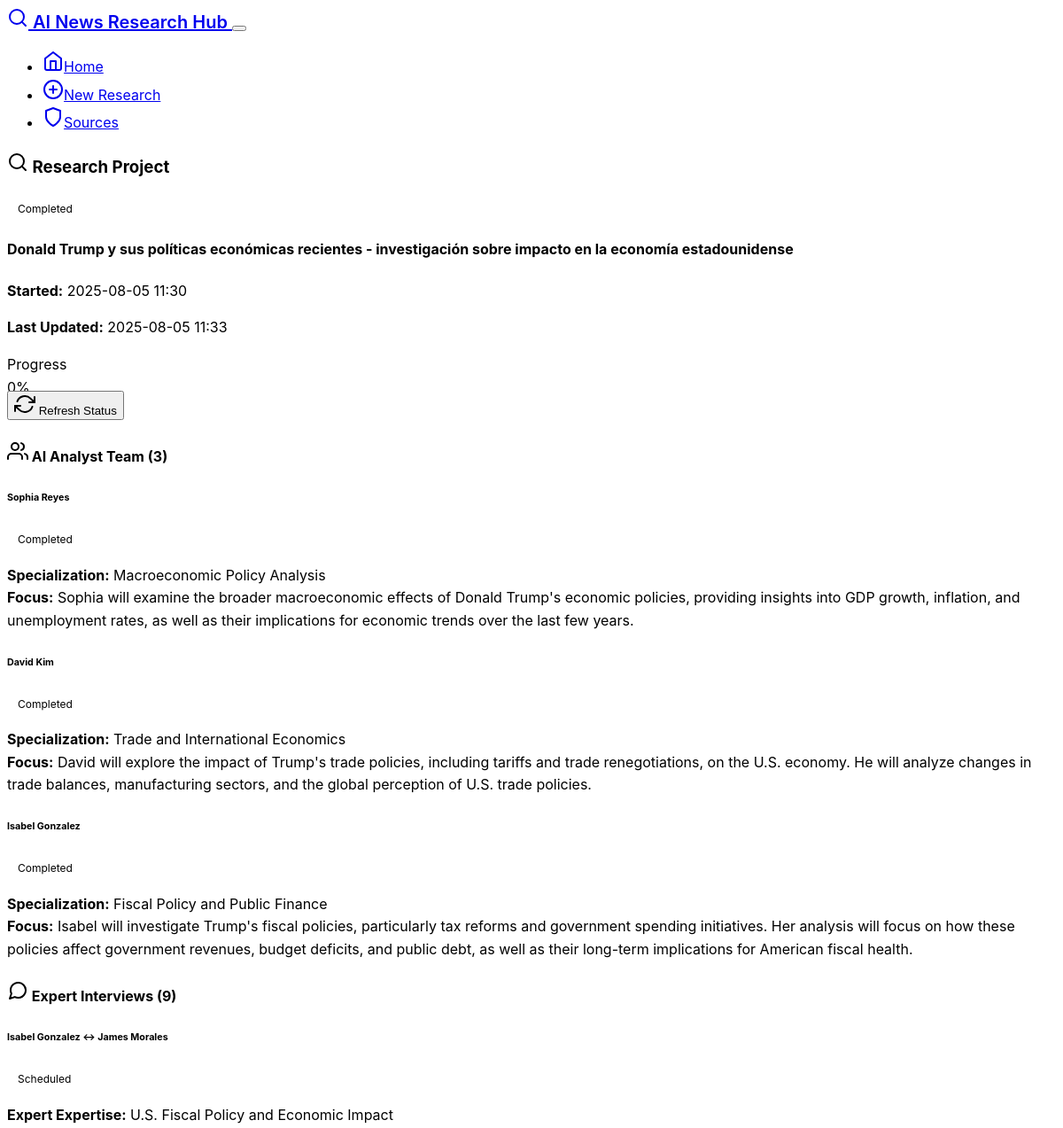
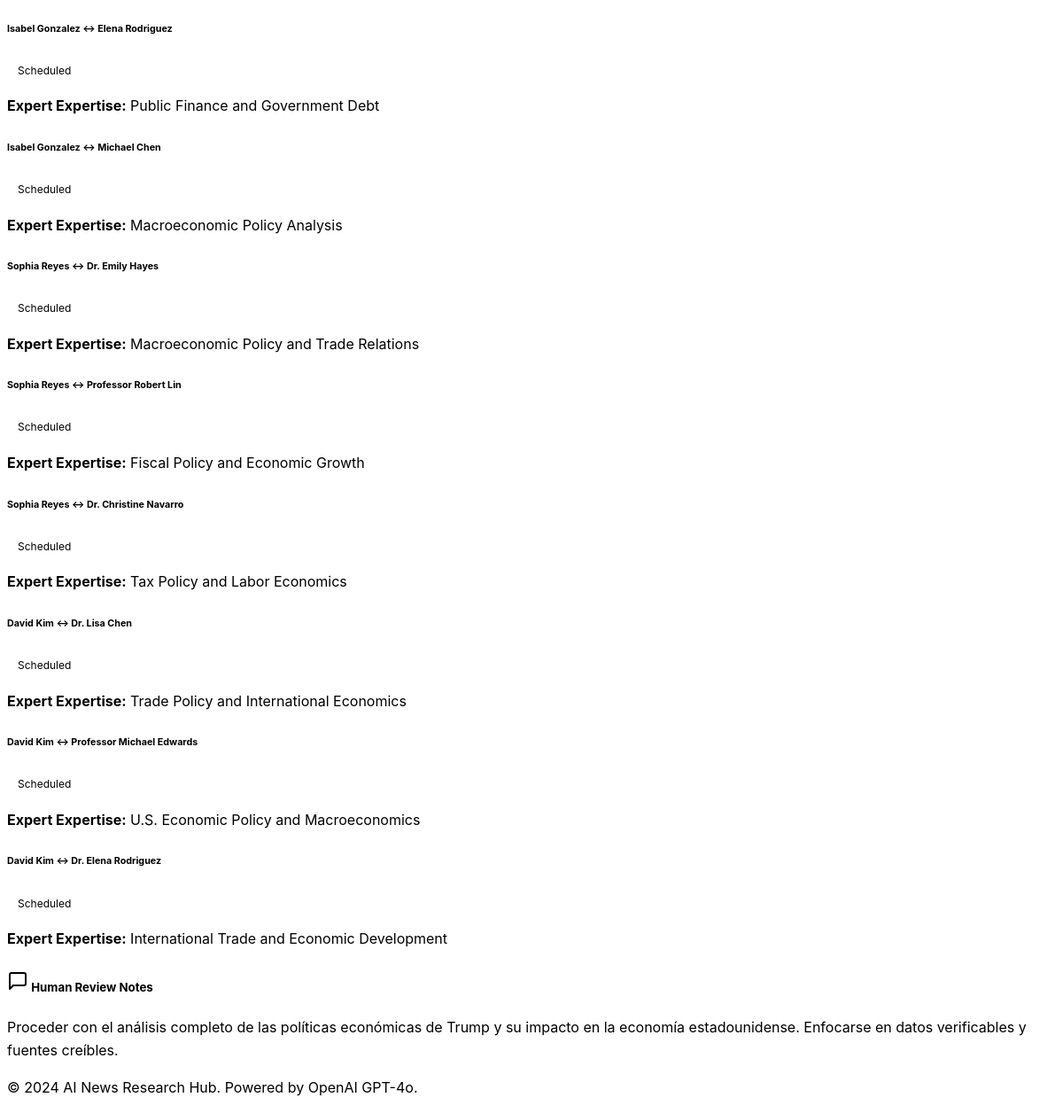
The app's page /project/3 with its own data (2 pictures, top to bottom).
### models.py (models this page shows)
class ResearchProject(db.Model):
    id = db.Column(db.Integer, primary_key=True)
    topic = db.Column(db.String(500), nullable=False)
    status = db.Column(db.String(50), default='initialized')  # initialized, analyzing, interviewing, reviewing, completed
    created_at = db.Column(db.DateTime, default=datetime.utcnow)
    updated_at = db.Column(db.DateTime, default=datetime.utcnow, onupdate=datetime.utcnow)
    final_report = db.Column(db.Text)
    human_notes = db.Column(db.Text)
    analysts = db.relationship('Analyst', backref='project', lazy=True, cascade='all, delete-orphan')
    interviews = db.relationship('Interview', backref='project', lazy=True, cascade='all, delete-orphan')

class Analyst(db.Model):
    id = db.Column(db.Integer, primary_key=True)
    project_id = db.Column(db.Integer, db.ForeignKey('research_project.id'), nullable=False)
    name = db.Column(db.String(100), nullable=False)
    specialization = db.Column(db.String(200), nullable=False)
    research_focus = db.Column(db.Text)
    status = db.Column(db.String(50), default='assigned')  # assigned, researching, interviewing, completed
    created_at = db.Column(db.DateTime, default=datetime.utcnow)

class Interview(db.Model):
    id = db.Column(db.Integer, primary_key=True)
    project_id = db.Column(db.Integer, db.ForeignKey('research_project.id'), nullable=False)
    analyst_id = db.Column(db.Integer, db.ForeignKey('analyst.id'), nullable=False)
    expert_id = db.Column(db.Integer, db.ForeignKey('expert.id'), nullable=False)
    questions = db.Column(db.Text)  # JSON string of questions
    responses = db.Column(db.Text)  # JSON string of responses
    insights = db.Column(db.Text)
    credibility_assessment = db.Column(db.Text)
    fake_news_flags = db.Column(db.Text)  # JSON string of potential fake news indicators
    status = db.Column(db.String(50), default='scheduled')  # scheduled, in_progress, completed, reviewed
    created_at = db.Column(db.DateTime, default=datetime.utcnow)
    completed_at = db.Column(db.DateTime)
    analyst = db.relationship('Analyst', backref='interviews')

class Expert(db.Model):
    id = db.Column(db.Integer, primary_key=True)
    name = db.Column(db.String(100), nullable=False)
    expertise_area = db.Column(db.String(200), nullable=False)
    background = db.Column(db.Text)
    credibility_score = db.Column(db.Float, default=0.8)
    interviews = db.relationship('Interview', backref='expert', lazy=True)

### routes.py (the view)
@app.route('/project/<int:project_id>')
def project_status(project_id):
    project = ResearchProject.query.get_or_404(project_id)
    analysts = Analyst.query.filter_by(project_id=project_id).all()
    interviews = Interview.query.filter_by(project_id=project_id).all()
    total_interviews = len(interviews)
    completed_interviews = len([i for i in interviews if i.status == 'completed'])
    progress = (completed_interviews / total_interviews * 100) if total_interviews > 0 else 0
    return render_template('research.html',
                         project=project,
                         analysts=analysts,
                         interviews=interviews,
                         progress=progress)

### templates/research.html (shortened to what this page needs)
{% extends "base.html" %}
{% block content %}
{% if not project %}
<div class="row">
    <div class="col-lg-8 mx-auto">
        <div class="card">
            <div class="card-header">
                <h3 class="mb-0">
                    <i data-feather="search" class="me-2"></i>
                    Start New Research Project
                </h3>
            </div>
            <div class="card-body">
                <form method="POST">
                    <div class="mb-4">
                        <label for="topic" class="form-label">Research Topic</label>
                        <textarea class="form-control form-control-lg"
                                  id="topic"
                                  name="topic"
                                  rows="3"
                                  placeholder="Enter the topic you want to research (e.g., 'Climate change impacts on agriculture', 'Latest developments in AI safety', 'COVID-19 vaccine effectiveness')"
                                  required></textarea>
                        <div class="form-text">
                            Be specific about what you want to investigate. The AI analysts will be specialized based on your topic.
                        </div>
                    </div>
                    <div class="d-grid">
                        <button type="submit" class="btn btn-primary btn-lg">
                            <i data-feather="play" class="me-2"></i>
                            Start Research
                        </button>
                    </div>
                </form>
            </div>
        </div>
        <div class="mt-5">
            <h4 class="mb-3">
                <i data-feather="info" class="me-2"></i>
                What Happens Next?
            </h4>
            <div class="list-group">
                <div class="list-group-item">
                    <div class="d-flex w-100 justify-content-between align-items-center">
                        <div>
                            <h6 class="mb-1">
                                <i data-feather="users" class="me-2 text-primary"></i>
                                AI Analyst Team Generation
                            </h6>
                            <p class="mb-1">Specialized AI analysts will be created based on your topic</p>
                        </div>
                    </div>
                </div>
                <div class="list-group-item">
                    <div class="d-flex w-100 justify-content-between align-items-center">
                        <div>
                            <h6 class="mb-1">
                                <i data-feather="message-square" class="me-2 text-primary"></i>
                                Expert Interview Process
                            </h6>
                            <p class="mb-1">Each analyst will interview relevant AI experts in parallel</p>
                        </div>
                    </div>
                </div>
                <div class="list-group-item">
                    <div class="d-flex w-100 justify-content-between align-items-center">
                        <div>
                            <h6 class="mb-1">
                                <i data-feather="eye" class="me-2 text-warning"></i>
                                Human Review Checkpoint
                            </h6>
                            <p class="mb-1">You'll have the opportunity to review and refine the process</p>
                        </div>
                    </div>
                </div>
                <div class="list-group-item">
                    <div class="d-flex w-100 justify-content-between align-items-center">
                        <div>
                            <h6 class="mb-1">
                                <i data-feather="file-text" class="me-2 text-success"></i>
                                Final Report Generation
                            </h6>
                            <p class="mb-1">AI Technical Writer compiles all insights into a comprehensive report</p>
                        </div>
                    </div>
                </div>
            </div>
        </div>
    </div>
</div>
{% else %}
<div class="row">
    <div class="col-12">
        <div class="card mb-4">
            <div class="card-header">
                <div class="d-flex justify-content-between align-items-center">
                    <h3 class="mb-0">
                        <i data-feather="search" class="me-2"></i>
                        Research Project
                    </h3>
                    <span class="badge fs-6
                        {% if project.status == 'completed' %}bg-success
                        {% elif project.status == 'error' %}bg-danger
                        {% elif project.status == 'reviewing' %}bg-warning
                        {% else %}bg-info{% endif %}">
                        {{ project.status.title() }}
                    </span>
                </div>
            </div>
            <div class="card-body">
                <h4 class="mb-3">{{ project.topic }}</h4>
                <div class="row">
                    <div class="col-md-6">
                        <p><strong>Started:</strong> {{ project.created_at.strftime('%Y-%m-%d %H:%M') }}</p>
                        <p><strong>Last Updated:</strong> {{ project.updated_at.strftime('%Y-%m-%d %H:%M') }}</p>
                    </div>
                    <div class="col-md-6">
                        {% if progress is defined %}
                        <div class="mb-3">
                            <label class="form-label">Progress</label>
                            <div class="progress">
                                <div class="progress-bar" style="width: {{ progress }}%">{{ "%.0f"|format(progress) }}%</div>
                            </div>
                        </div>
                        {% endif %}
                    </div>
                </div>
                <div class="mt-3">
                    <button type="button"
                            class="btn btn-outline-secondary"
                            onclick="refreshStatus()">
                        <i data-feather="refresh-cw" class="me-2"></i>
                        Refresh Status
                    </button>
                </div>
            </div>
        </div>
        {% if analysts %}
        <div class="card mb-4">
            <div class="card-header">
                <h4 class="mb-0">
                    <i data-feather="users" class="me-2"></i>
                    AI Analyst Team ({{ analysts|length }})
                </h4>
            </div>
            <div class="card-body">
                <div class="row">
                    {% for analyst in analysts %}
                    <div class="col-md-6 mb-3">
                        <div class="card">
                            <div class="card-body">
                                <div class="d-flex justify-content-between align-items-center mb-2">
                                    <h6 class="card-title mb-0">{{ analyst.name }}</h6>
                                    <span class="badge
                                        {% if analyst.status == 'completed' %}bg-success
                                        {% elif analyst.status == 'interviewing' %}bg-info
                                        {% else %}bg-secondary{% endif %}">
                                        {{ analyst.status.title() }}
                                    </span>
                                </div>
                                <p class="card-text">
                                    <strong>Specialization:</strong> {{ analyst.specialization }}<br>
                                    <strong>Focus:</strong> {{ analyst.research_focus }}
                                </p>
                            </div>
                        </div>
                    </div>
                    {% endfor %}
                </div>
            </div>
        </div>
        {% endif %}
        {% if interviews %}
        <div class="card mb-4">
            <div class="card-header">
                <h4 class="mb-0">
                    <i data-feather="message-circle" class="me-2"></i>
                    Expert Interviews ({{ interviews|length }})
                </h4>
            </div>
            <div class="card-body">
                <div class="row">
                    {% for interview in interviews %}
                    <div class="col-md-6 mb-3">
                        <div class="card">
                            <div class="card-body">
                                <div class="d-flex justify-content-between align-items-center mb-2">
                                    <h6 class="card-title mb-0">
                                        {{ interview.analyst.name }} ↔ {{ interview.expert.name }}
                                    </h6>
                                    <span class="badge
                                        {% if interview.status == 'completed' %}bg-success
                                        {% elif interview.status == 'in_progress' %}bg-info
                                        {% elif interview.status == 'error' %}bg-danger
                                        {% else %}bg-secondary{% endif %}">
                                        {{ interview.status.replace('_', ' ').title() }}
                                    </span>
                                </div>
                                <p class="card-text">
                                    <strong>Expert Expertise:</strong> {{ interview.expert.expertise_area }}<br>
                                </p>
                            </div>
                        </div>
                    </div>
                    {% endfor %}
                </div>
            </div>
        </div>
        {% endif %}
        {% if project.human_notes and project.status != 'reviewing' %}
        <div class="card mb-4">
            <div class="card-header">
                <h5 class="mb-0">
                    <i data-feather="message-square" class="me-2"></i>
                    Human Review Notes
                </h5>
            </div>
            <div class="card-body">
                <p class="mb-0">{{ project.human_notes }}</p>
            </div>
        </div>
        {% endif %}
    </div>
</div>
{% endif %}
{% endblock %}

### static/css/style.css (style rules this page uses)
:root { --research-primary: #0066cc; --research-success: #28a745; --research-warning: #ffc107; --research-danger: #dc3545; --research-info: #17a2b8; }
body { font-family: -apple-system, BlinkMacSystemFont, 'Segoe UI', 'Roboto', 'Helvetica Neue', Arial, sans-serif; line-height: 1.6; }
.card { transition: transform 0.2s ease-in-out, box-shadow 0.2s ease-in-out; border-radius: 0.5rem; }
.progress { height: 1rem; }
.badge { font-size: 0.75rem; padding: 0.5rem 0.75rem; }
[data-bs-theme="dark"] .card { background-color: var(--bs-gray-800); }

### records on screen
ResearchProject: status "Completed", topic "Donald Trump y sus políticas económicas recientes - investigación sobre impacto en la economía estadounidense", created_at "2025-08-05 11:30", updated_at "2025-08-05 11:33", human_notes "Proceder con el análisis completo de las políticas económicas de Trump y su impacto en la economía estadounidense. Enfocarse en datos verificables y fuentes creíbles."
Analyst: name "Sophia Reyes", status "Completed", specialization "Macroeconomic Policy Analysis", research_focus "Sophia will examine the broader macroeconomic effects of Donald Trump's economic policies, providing insights into GDP growth, inflation, and unemployment rates, as well as their implications for economic trends over the last few years."
Analyst: name "David Kim", status "Completed", specialization "Trade and International Economics", research_focus "David will explore the impact of Trump's trade policies, including tariffs and trade renegotiations, on the U.S. economy. He will analyze changes in trade balances, manufacturing sectors, and the global perception of U.S. trade policies."
Analyst: name "Isabel Gonzalez", status "Completed", specialization "Fiscal Policy and Public Finance", research_focus "Isabel will investigate Trump's fiscal policies, particularly tax reforms and government spending initiatives. Her analysis will focus on how these policies affect government revenues, budget deficits, and public debt, as well as their long-term implications for American fiscal health."
Interview: analyst.name "Isabel Gonzalez", expert.name "James Morales", status.replace "Scheduled", expert.expertise_area "U.S. Fiscal Policy and Economic Impact"
Interview: analyst.name "Isabel Gonzalez", expert.name "Elena Rodriguez", status.replace "Scheduled", expert.expertise_area "Public Finance and Government Debt"
Interview: analyst.name "Isabel Gonzalez", expert.name "Michael Chen", status.replace "Scheduled", expert.expertise_area "Macroeconomic Policy Analysis"
Interview: analyst.name "Sophia Reyes", expert.name "Dr. Emily Hayes", status.replace "Scheduled", expert.expertise_area "Macroeconomic Policy and Trade Relations"
Interview: analyst.name "Sophia Reyes", expert.name "Professor Robert Lin", status.replace "Scheduled", expert.expertise_area "Fiscal Policy and Economic Growth"
Interview: analyst.name "Sophia Reyes", expert.name "Dr. Christine Navarro", status.replace "Scheduled", expert.expertise_area "Tax Policy and Labor Economics"
Interview: analyst.name "David Kim", expert.name "Dr. Lisa Chen", status.replace "Scheduled", expert.expertise_area "Trade Policy and International Economics"
Interview: analyst.name "David Kim", expert.name "Professor Michael Edwards", status.replace "Scheduled", expert.expertise_area "U.S. Economic Policy and Macroeconomics"
Interview: analyst.name "David Kim", expert.name "Dr. Elena Rodriguez", status.replace "Scheduled", expert.expertise_area "International Trade and Economic Development"

### other values on screen
{{ "%.0f"|format(progress) }} "0"
{{ analysts|length }} "3"
{{ interviews|length }} "9"
